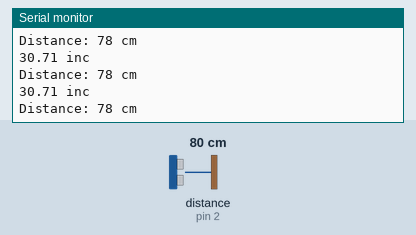
The sketch below on a simulated Arduino Uno, built with avr-gcc and run on an emulated ATmega328P. Shown: the last lines printed to the serial monitor. Wiring (inferred from the names in the program): ultrasonic range finder: trigger pin 3; echo pin 2. The test bench sets the inputs (shaded band); at power-on: distance to the obstacle (sensor on pin 2) 80 cm. The echo pulse lasts 58.3 µs per cm.

Above: at 1.2 s.
1.3 s: distance to the obstacle (sensor on pin 2) set to 2 cm
At 1.8 s:
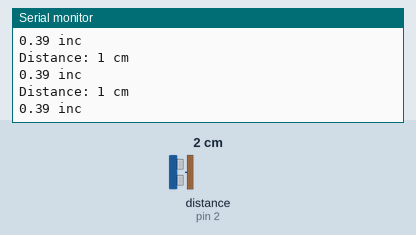
4.3 s: distance to the obstacle (sensor on pin 2) set to 35 cm
At 5.3 s:
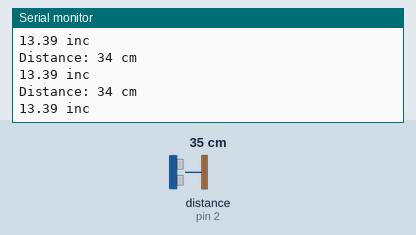
7.3 s: distance to the obstacle (sensor on pin 2) set to 4 cm
At 8.2 s:
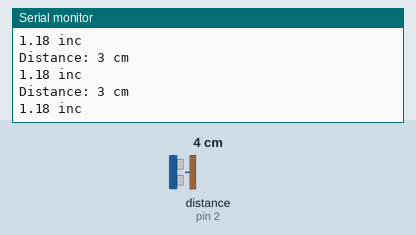
10.3 s: distance to the obstacle (sensor on pin 2) set to 120 cm
At 11.1 s:
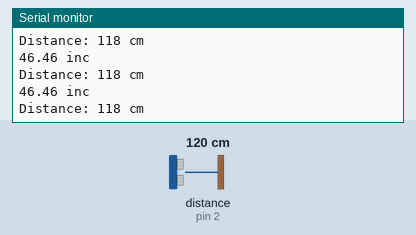
13.3 s: distance to the obstacle (sensor on pin 2) set to 60 cm
At 13.8 s:
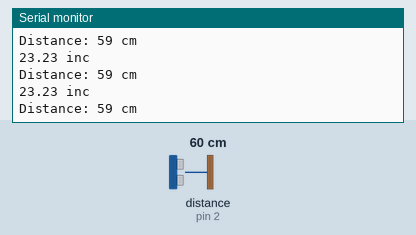
16.3 s: distance to the obstacle (sensor on pin 2) set to 9 cm
At 17.0 s:
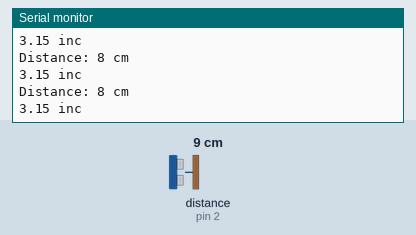
Timing chart, 0 to 19.3 s (numbered marks = the images above; inputs shaded):
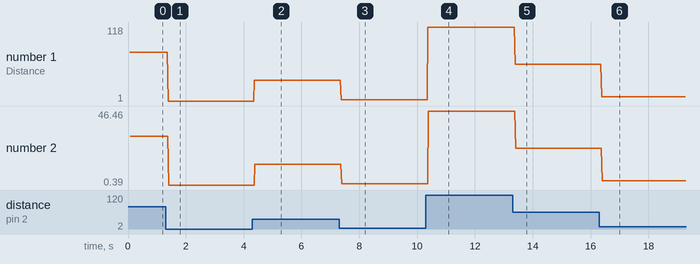

The sketch:

ultra.ino
```cpp
// ---------------------------------------------------------------- //
// Arduino Ultrasoninc Sensor HC-SR04
// Re-writed by Arbi Abdul Jabbaar
// Using Arduino IDE 1.8.7
// Using HC-SR04 Module
// Tested on 17 September 2019
// ---------------------------------------------------------------- //

#define echoPin 2 // attach pin D2 Arduino to pin Echo of HC-SR04
#define trigPin 3 //attach pin D3 Arduino to pin Trig of HC-SR04

// defines variables
long duration; // variable for the duration of sound wave travel
int distance; // variable for the distance measurement

void setup() {
  pinMode(trigPin, OUTPUT); // Sets the trigPin as an OUTPUT
  pinMode(echoPin, INPUT); // Sets the echoPin as an INPUT
  Serial.begin(9600); // // Serial Communication is starting with 9600 of baudrate speed
  Serial.println("Ultrasonic Sensor HC-SR04 Test"); // print some text in Serial Monitor
  Serial.println("with Arduino UNO R3");
}
void loop() {
  // Clears the trigPin condition
  digitalWrite(trigPin, LOW);
  delayMicroseconds(2);
  // Sets the trigPin HIGH (ACTIVE) for 10 microseconds
  digitalWrite(trigPin, HIGH);
  delayMicroseconds(10);
  digitalWrite(trigPin, LOW);
  // Reads the echoPin, returns the sound wave travel time in microseconds
  duration = pulseIn(echoPin, HIGH);
  // Calculating the distance
  distance = duration * 0.034 / 2; // Speed of sound wave divided by 2 (go and back)
  // Displays the distance on the Serial Monitor
  Serial.print("Distance: ");
  Serial.print(distance);
  Serial.println(" cm");
  Serial.print(distance/2.54);
  Serial.println(" inc");
}
```

Measured:
- after the input at 1.3 s, the serial monitor: prints a new line after 0.09 s (image 1)
- after the input at 4.3 s, the serial monitor: prints a new line after 0.07 s (image 2)
- after the input at 7.3 s, the serial monitor: prints a new line after 0.07 s (image 3)
- after the input at 10.3 s, the serial monitor: prints a new line after 0.07 s (image 4)
- after the input at 13.3 s, the serial monitor: prints a new line after 0.09 s (image 5)
- after the input at 16.3 s, the serial monitor: prints a new line after 0.09 s (image 6)
- plotted number 1: 78 → 1 after the input at 1.3 s, 1 → 34 after the input at 4.3 s, 34 → 3 after the input at 7.3 s, 3 → 118 after the input at 10.3 s, 118 → 59 after the input at 13.3 s
- plotted number 2: 30.71 → 0.39 after the input at 1.3 s, 0.39 → 13.39 after the input at 4.3 s, 13.39 → 1.18 after the input at 7.3 s, 1.18 → 46.46 after the input at 10.3 s, 46.46 → 23.23 after the input at 13.3 s
